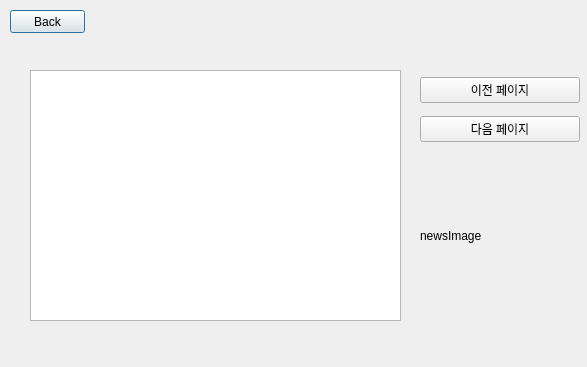
<?xml version="1.0" encoding="UTF-8"?>
<ui version="4.0">
 <class>Dialog</class>
 <widget class="QDialog" name="Dialog">
  <property name="geometry">
   <rect>
    <x>0</x>
    <y>0</y>
    <width>587</width>
    <height>367</height>
   </rect>
  </property>
  <property name="windowTitle">
   <string>Dialog</string>
  </property>
  <widget class="QPushButton" name="btn_back">
   <property name="geometry">
    <rect>
     <x>10</x>
     <y>10</y>
     <width>75</width>
     <height>23</height>
    </rect>
   </property>
   <property name="text">
    <string>Back</string>
   </property>
  </widget>
  <widget class="QListView" name="listView">
   <property name="geometry">
    <rect>
     <x>30</x>
     <y>70</y>
     <width>371</width>
     <height>251</height>
    </rect>
   </property>
  </widget>
  <widget class="QWidget" name="verticalLayoutWidget">
   <property name="geometry">
    <rect>
     <x>420</x>
     <y>70</y>
     <width>160</width>
     <height>80</height>
    </rect>
   </property>
   <layout class="QVBoxLayout" name="verticalLayout">
    <item>
     <widget class="QPushButton" name="btn_prevpage">
      <property name="text">
       <string>이전 페이지</string>
      </property>
     </widget>
    </item>
    <item>
     <widget class="QPushButton" name="btn_nextpage">
      <property name="text">
       <string>다음 페이지</string>
      </property>
     </widget>
    </item>
   </layout>
  </widget>
  <widget class="QLabel" name="label_newsImage">
   <property name="geometry">
    <rect>
     <x>420</x>
     <y>170</y>
     <width>151</width>
     <height>131</height>
    </rect>
   </property>
   <property name="text">
    <string>newsImage</string>
   </property>
  </widget>
 </widget>
 <resources/>
 <connections/>
</ui>
